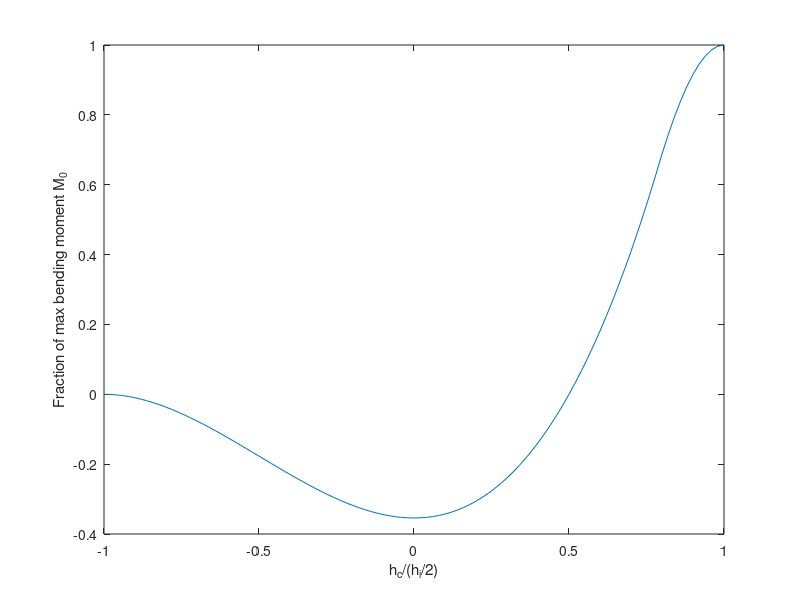

Here is the MATLAB script that generated this plot: (Note: this script raises an error after producing the figure.)
% set parameters
rho_i = 916;
rho_w = 1024;
h_i = 250;
g = 9.8;

% make vector of crevasse height ratios from -0.5 to 0.5
c_ratio = -0.5:0.01:0.5;

% make storage vector
moments = zeros(length(c_ratio),1);

% calculate moment for each crevasse fraction
for c=1:length(c_ratio)
    h_c = c_ratio(c)*h_i;
    h_w = -h_i/2 + h_i * rho_i/rho_w;
    
    % calculate first part of moment expression
    
    if h_c > h_w
        m = rho_i*g*((h_i*h_c^2)/4+(rho_i*h_i^3)/(4*rho_w)-(h_c^3)/3-(5*h_i^3)/48-(rho_i^2*h_i^3)/(6*rho_w^2));
    else 
        m = (rho_i*g-rho_w*g)*((h_i^3)/48-(h_c^3)/3-(h_i*h_c^2)/4);
        %m = rho_i*g*(-1*(h_c^3)/3 + (h_i*h_c^2)/4 - (5*h_i^3)/48 + (rho_w*h_c^3)/(3*rho_i)...
        %+(rho_w*h_i^3)/(24*rho_i) - (h_w*rho_w*h_c^2)/(2*rho_i) + (h_w*rho_w*h_i^2)/(8*rho_i));        
    end
    moments(c) = m;
end
M_0 = moments(end);
plot(c_ratio/0.5,moments/M_0)
xlabel("h_c/(h_i/2)")
ylabel("Fraction of max bending moment M_0")
hold on

%%

% set parameters
rho_i = 916;
rho_w = 1024;
h_i = 100;
g = 9.8;

% make vector of crevasse height ratios from -0.5 to 0.5
c_ratio = -0.5:0.01:0.5;

% make storage vector
moments = zeros(length(c_ratio),4);

% calculate moment for each crevasse fraction
for c=1:length(c_ratio)
    h_c = c_ratio(c)*h_i;
    h_w = -h_i/2 + h_i * rho_i/rho_w;
    
    % calculate first part of moment expression
    m_overburden = -(1/12)*g*rho_i*h_i^3;
    m_buoyancy = (1/6)*(1/(rho_w^2))*g*(rho_i^3)*(h_i^3) - (1/4)*(1/(rho_w))*g*(rho_i^2)*(h_i^3);
    m0 = m_overburden - m_buoyancy;
    m_crevasse = (1/3)*g*(rho_i)*(h_c^3) - (1/4)*g*(rho_i)*h_i*(h_c^2) + (1/48)*g*(rho_i)*(h_i^3);
    m_correction = -(1/2)*g*(rho_i)*(h_c^2)*(h_i) + (1/8)*g*(rho_i)*(h_i^3) + (1/6)*(1/rho_w^2)*g*(rho_i^3)*(h_i^3) - ...
                   (1/4)*(1/rho_w)*g*(rho_i^2)*(h_i^3)+(1/3)*g*(rho_w)*(h_c^3) + (1/4)*g*(rho_w)*h_i*(h_c^2) - (1/48)*g*(rho_w)*(h_i^3);
    if h_c < h_w
        m = m0 - m_crevasse + m_correction;
    else
        m = m0 - m_crevasse;
        m_correction = 0;
    end
    moments(c,1) = m;
    moments(c,2) = m_overburden-1*m_crevasse;
    moments(c,3) = -1*m_buoyancy+m_correction;
end
sgtitle("Fraction of max bending moment m_0")
subplot(3,1,1)
plot(c_ratio,moments(:,1)/m0)
xlabel("h_c/h_i")
ylabel("Total")

subplot(3,1,2)
plot(c_ratio,moments(:,2)/m0)
yline(m_overburden/m0)
xlabel("h_c/h_i")
ylabel("Ice overburden")

subplot(3,1,3)
plot(c_ratio,moments(:,3)/m0)
hold on
yline(-1*m_buoyancy/m0)
xlabel("h_c/h_i")
ylabel("Buoyancy")

% make second set of plots
delta_m_final_mat = zeros(length(c_ratio));
delta_m_transient_mat = zeros(length(c_ratio));

for c1 = 1:length(c_ratio)
    
   h_c1 = c_ratio(c1)*h_i;
   m1 = moments(c1,1)/m0;
   
   for c2 = c1:length(c_ratio) 
       
       h_c2 = c_ratio(c2)*h_i;
       m2 = moments(c2,1)/m0;

       delta_m_final_mat(c1,c2) = m2-m1;
       [max_m, max_ind] = max(abs(moments(c1:c2,1)));
       delta_m_transient_mat(c1,c2) = sign(moments(c1+max_ind-1,1))*max_m/m0-m1;
 
   end
end
figure(2)
pcolor(c_ratio,c_ratio,delta_m_final_mat)
shading interp
colorbar
title('Change in moment \Deltam_{final}')
xticks([-0.5,-0.25,0,0.25,0.5])
yticks([-0.5,-0.25,0,0.25,0.5])
ylabel('Initial crevasse height (normalized by ice thickness)')
xlabel('Final crevasse height (normalized by ice thickness)')

figure(3)
pcolor(c_ratio,c_ratio,delta_m_transient_mat)
shading interp
colorbar
title('Maximum change in moment during crevasse growth \Deltam_{transient}')
xticks([-0.5,-0.25,0,0.25,0.5])
yticks([-0.5,-0.25,0,0.25,0.5])
ylabel('Initial crevasse height (normalized by ice thickness)')
xlabel('Final crevasse height (normalized by ice thickness)')
